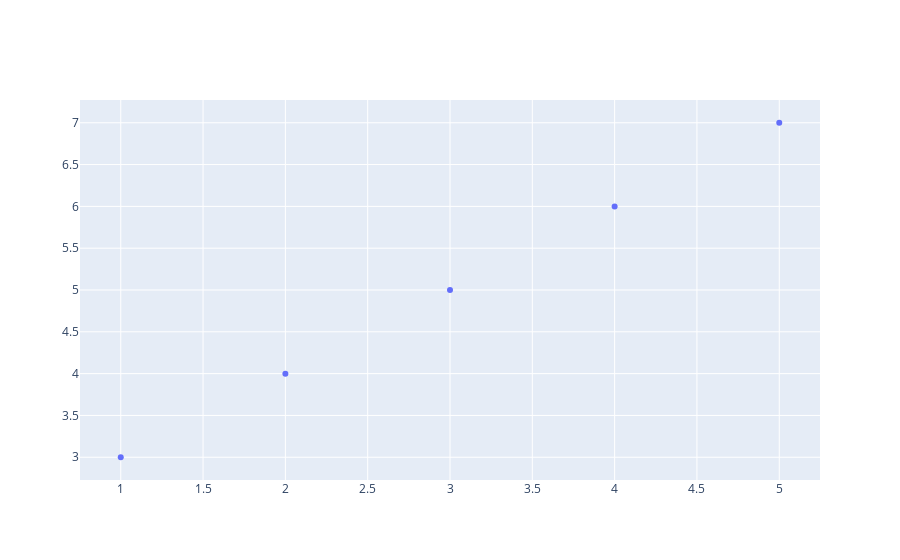

Notebook source saved alongside this figure:
### Code cell
fig = go.Figure()
fig.add_trace(go.Scatter(x = [1, 2, 3, 4, 5], y = [3, 4, 5, 6, 7], mode = 'markers'))
fig.show()

### Figure 1 — Plotly figure (JSON) as saved in the notebook; plotly's stock layout.template omitted (floating-point values rounded to 4 significant figures)
{"data": [{"mode": "markers", "type": "scatter", "x": [1, 2, 3, 4, 5], "y": [3, 4, 5, 6, 7]}], "layout": {"autosize": true, "xaxis": {"autorange": true, "range": [0.7168, 5.283], "type": "linear"}, "yaxis": {"autorange": true, "range": [2.67, 7.33], "type": "linear"}}}
